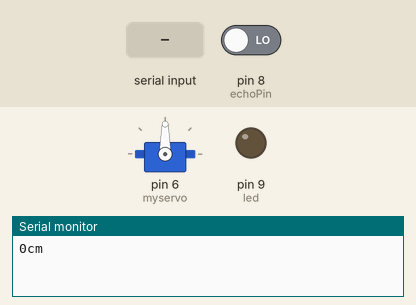
Bench run of a sketch on a simulated Arduino Uno, built with avr-gcc and run on an emulated ATmega328P. Parts: servo, output pins drawn as LEDs (lit = HIGH), the last lines printed to the serial monitor. The inputs (shaded band) are chosen by the test bench; at power-on: pin 8 (echoPin) LOW. Pins used as bus, display or sensor lines are not drawn.

Above: at 1.2 s.
1.3 s: "1\n" received over the second serial link
At 3.0 s:
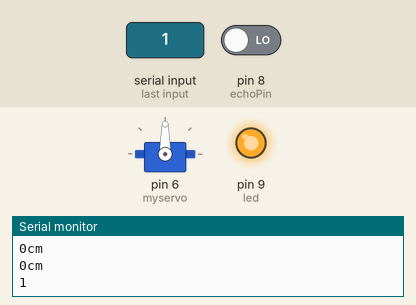
3.5 s: "2\n" received over the second serial link
At 5.2 s:
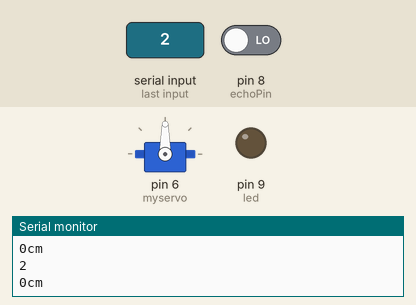
5.5 s: "1\n" received over Serial
At 6.3 s:
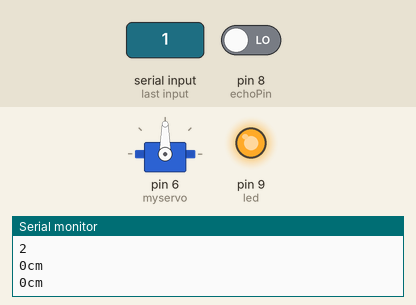
Timing chart, 0 to 8.5 s (numbered marks = the images above; inputs shaded):
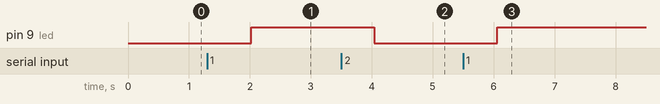

The sketch:

py_uno.ino
```cpp
#include <SoftwareSerial.h> //Thư viện sử dụng bất kỳ 2 chân digital nào để làm chân TX RX
#include <Servo.h>
SoftwareSerial mybluetooth(2,3); // Khai báo tên Bluetooth và chân TX RX (2-TX, 3-RX)
Servo myservo;

String incomingByte ;
int led = 9;
int triggerPin = 7;
int echoPin = 8;
char docgiatri; //Biến docgiatri kiểu char
int pos = 0;

void setup() {
  Serial.begin(9600);
  pinMode(led, OUTPUT);
  pinMode(triggerPin, OUTPUT);
  pinMode(echoPin, INPUT);
  myservo.attach(6);
  mybluetooth.begin(9600); //Kết nối Bluetooth với tốc độ baud là 9600
}
void loop() {
  sensor();
  if(mybluetooth.available() > 0) {
    docgiatri = mybluetooth.read(); //Đọc các giá trị trên app được kết nối qua bluetooth và gán vào docgiatri
    if (docgiatri == ('1')) {digitalWrite(led,HIGH);}
    if (docgiatri == ('2')) {digitalWrite(led,LOW);}
    if (docgiatri == ('3')) {if (pos == 0){for(pos = 0; pos < 120; pos += 1){ myservo.write(pos); delay(20);}}}
    if (docgiatri == ('4')) {if (pos == 120){for(pos = 120; pos >= 1; pos -= 1){myservo.write(pos);delay(20);}}}
    Serial.println(docgiatri);
  }

  if (Serial.available() > 0) {
    incomingByte = Serial.readStringUntil('\n');
    if (incomingByte == "1") {digitalWrite(led, HIGH); }
    else if (incomingByte == "2") {digitalWrite(led, LOW);}
  }
}

void sensor() {

  int duration, distance;

  digitalWrite(triggerPin, HIGH);
  delay(10);
  digitalWrite(triggerPin, LOW);

  duration = pulseIn(echoPin, HIGH);
  distance = (duration/2) / 29.1;

  Serial.print(distance);
  Serial.print("cm");
  Serial.println(" ");

}
```

Measured:
- after the input at 1.3 s, pin 9 (led): LOW → HIGH after 0.72 s
- after the input at 3.5 s, pin 9 (led): HIGH → LOW after 0.54 s
- after the input at 5.5 s, pin 9 (led): LOW → HIGH after 0.56 s
